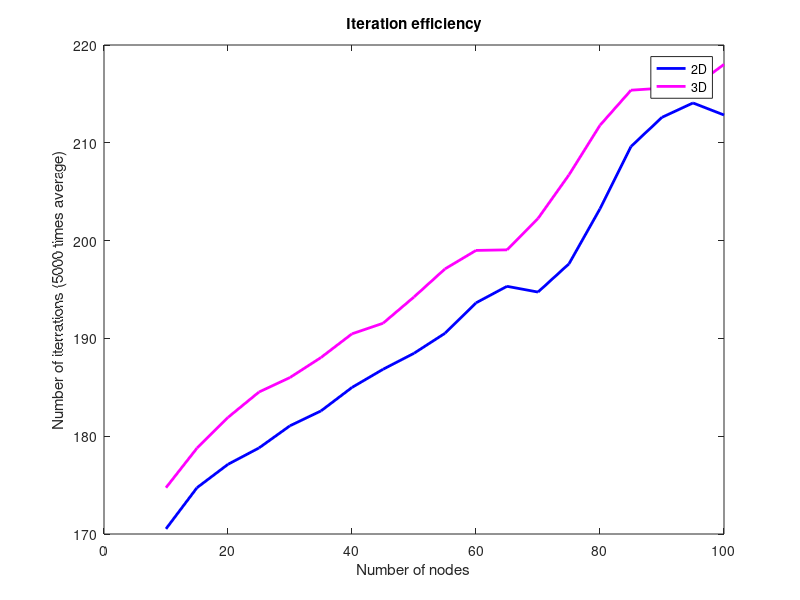
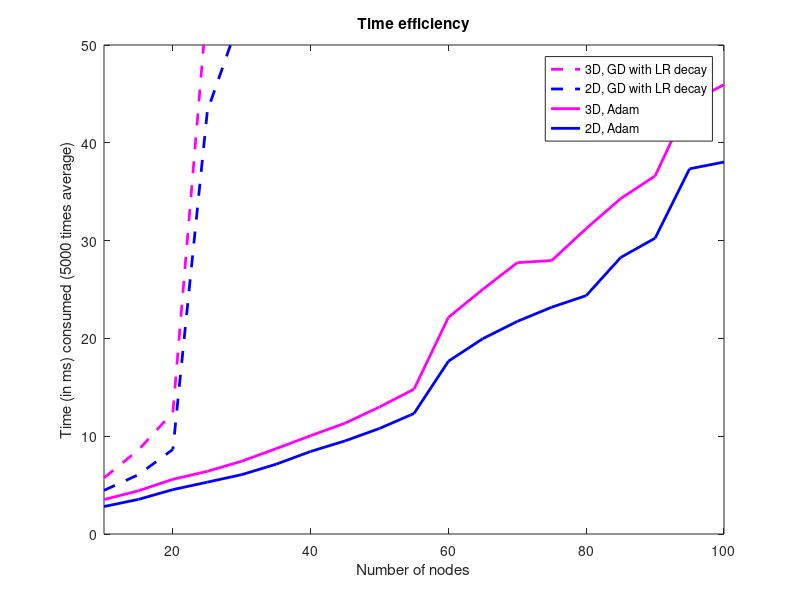
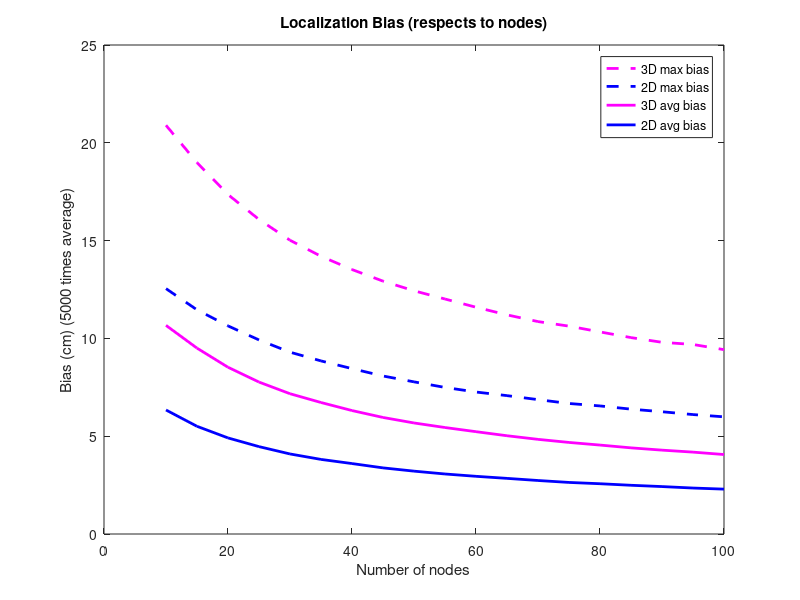

MATLAB code for these plots, in order:
clear all; close all; clc;

d2 = load('./statistics/statistics_2D.mat');
d3 = load('./statistics/statistics_3D.mat');

figure;
plot(d2.num_nodes, d2.iter_array, 'b', 'linewidth', 2.0); hold on;
plot(d3.num_nodes, d3.iter_array, 'm', 'linewidth', 2.0); hold off;
xlabel('Number of nodes')
ylabel('Number of iterrations (5000 times average)')
legend('2D','3D')
title('Iteration efficiency')

figure;
plot(d3.num_nodes(1:5), d3.time_array_sgd * 1000, 'm--', 'linewidth', 2.0); hold on;
plot(d2.num_nodes(1:5), d2.time_array_sgd * 1000, 'b--', 'linewidth', 2.0); hold on;
plot(d3.num_nodes, d3.time_array * 1000, 'm', 'linewidth', 2.0); hold on;
plot(d2.num_nodes, d2.time_array * 1000, 'b', 'linewidth', 2.0); hold off;
xlabel('Number of nodes')
ylabel('Time (in ms) consumed (5000 times average)')
legend('3D, GD with LR decay', '2D, GD with LR decay', '3D, Adam','2D, Adam')
title('Time efficiency')
axis([10, 100, 0, 50]);

figure;
plot(d3.num_nodes, d3.max_array .* 100, 'm--', 'linewidth', 2.0); hold on;
plot(d2.num_nodes, d2.max_array .* 100, 'b--', 'linewidth', 2.0); hold on;
plot(d3.num_nodes, d3.avg_array .* 100, 'm', 'linewidth', 2.0); hold on;
plot(d2.num_nodes, d2.avg_array .* 100, 'b', 'linewidth', 2.0); hold off;
xlabel('Number of nodes')
ylabel('Bias (cm) (5000 times average)')
legend('3D max bias','2D max bias', '3D avg bias','2D avg bias')
title('Localization Bias (respects to nodes)')